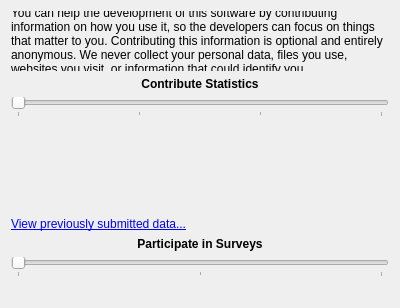
<?xml version="1.0" encoding="UTF-8"?>
<ui version="4.0">
 <class>KUserFeedback::FeedbackConfigWidget</class>
 <widget class="QWidget" name="KUserFeedback::FeedbackConfigWidget">
  <property name="geometry">
   <rect>
    <x>0</x>
    <y>0</y>
    <width>400</width>
    <height>308</height>
   </rect>
  </property>
  <layout class="QVBoxLayout" name="verticalLayout">
   <item>
    <widget class="QLabel" name="label_3">
     <property name="text">
      <string>You can help the development of this software by contributing information on how you use it, so the developers can focus on things that matter to you. Contributing this information is optional and entirely anonymous. We never collect your personal data, files you use, websites you visit, or information that could identify you.</string>
     </property>
     <property name="wordWrap">
      <bool>true</bool>
     </property>
    </widget>
   </item>
   <item>
    <widget class="QLabel" name="label">
     <property name="font">
      <font>
       <weight>75</weight>
       <bold>true</bold>
      </font>
     </property>
     <property name="text">
      <string>Contribute Statistics</string>
     </property>
     <property name="alignment">
      <set>Qt::AlignCenter</set>
     </property>
    </widget>
   </item>
   <item>
    <widget class="QSlider" name="telemetrySlider">
     <property name="maximum">
      <number>3</number>
     </property>
     <property name="pageStep">
      <number>1</number>
     </property>
     <property name="orientation">
      <enum>Qt::Horizontal</enum>
     </property>
     <property name="tickPosition">
      <enum>QSlider::TicksBelow</enum>
     </property>
    </widget>
   </item>
   <item>
    <widget class="QStackedWidget" name="telemetryStack">
     <property name="currentIndex">
      <number>0</number>
     </property>
     <widget class="QWidget" name="noTelemetryPage">
      <layout class="QVBoxLayout" name="verticalLayout_2">
       <property name="spacing">
        <number>0</number>
       </property>
       <property name="leftMargin">
        <number>0</number>
       </property>
       <property name="topMargin">
        <number>0</number>
       </property>
       <property name="rightMargin">
        <number>0</number>
       </property>
       <property name="bottomMargin">
        <number>0</number>
       </property>
       <item>
        <widget class="QLabel" name="noTelemetryLabel">
         <property name="alignment">
          <set>Qt::AlignLeading|Qt::AlignLeft|Qt::AlignTop</set>
         </property>
         <property name="wordWrap">
          <bool>true</bool>
         </property>
        </widget>
       </item>
      </layout>
     </widget>
     <widget class="QWidget" name="telemetryPage">
      <layout class="QVBoxLayout" name="verticalLayout_3">
       <property name="leftMargin">
        <number>0</number>
       </property>
       <property name="topMargin">
        <number>0</number>
       </property>
       <property name="rightMargin">
        <number>0</number>
       </property>
       <property name="bottomMargin">
        <number>0</number>
       </property>
       <item>
        <widget class="QLabel" name="telemetryLabel">
         <property name="text">
          <string>TextLabel</string>
         </property>
         <property name="wordWrap">
          <bool>true</bool>
         </property>
        </widget>
       </item>
       <item>
        <widget class="QTextBrowser" name="telemetryDetails"/>
       </item>
      </layout>
     </widget>
    </widget>
   </item>
   <item>
    <widget class="QPushButton" name="rawTelemetryButton">
     <property name="toolTip">
      <string>Show the raw data that is going to be shared.</string>
     </property>
     <property name="checkable">
      <bool>true</bool>
     </property>
     <property name="flat">
      <bool>true</bool>
     </property>
    </widget>
   </item>
   <item>
    <widget class="QLabel" name="auditLogLabel">
     <property name="text">
      <string>&lt;a href=&quot;auditLog&quot;&gt;View previously submitted data...&lt;/a&gt;</string>
     </property>
    </widget>
   </item>
   <item>
    <widget class="QLabel" name="label_2">
     <property name="font">
      <font>
       <weight>75</weight>
       <bold>true</bold>
      </font>
     </property>
     <property name="text">
      <string>Participate in Surveys</string>
     </property>
     <property name="alignment">
      <set>Qt::AlignCenter</set>
     </property>
    </widget>
   </item>
   <item>
    <widget class="QSlider" name="surveySlider">
     <property name="maximum">
      <number>2</number>
     </property>
     <property name="pageStep">
      <number>1</number>
     </property>
     <property name="orientation">
      <enum>Qt::Horizontal</enum>
     </property>
     <property name="tickPosition">
      <enum>QSlider::TicksBelow</enum>
     </property>
    </widget>
   </item>
   <item>
    <widget class="QLabel" name="surveyLabel">
     <property name="wordWrap">
      <bool>true</bool>
     </property>
    </widget>
   </item>
  </layout>
 </widget>
 <resources/>
 <connections/>
</ui>
